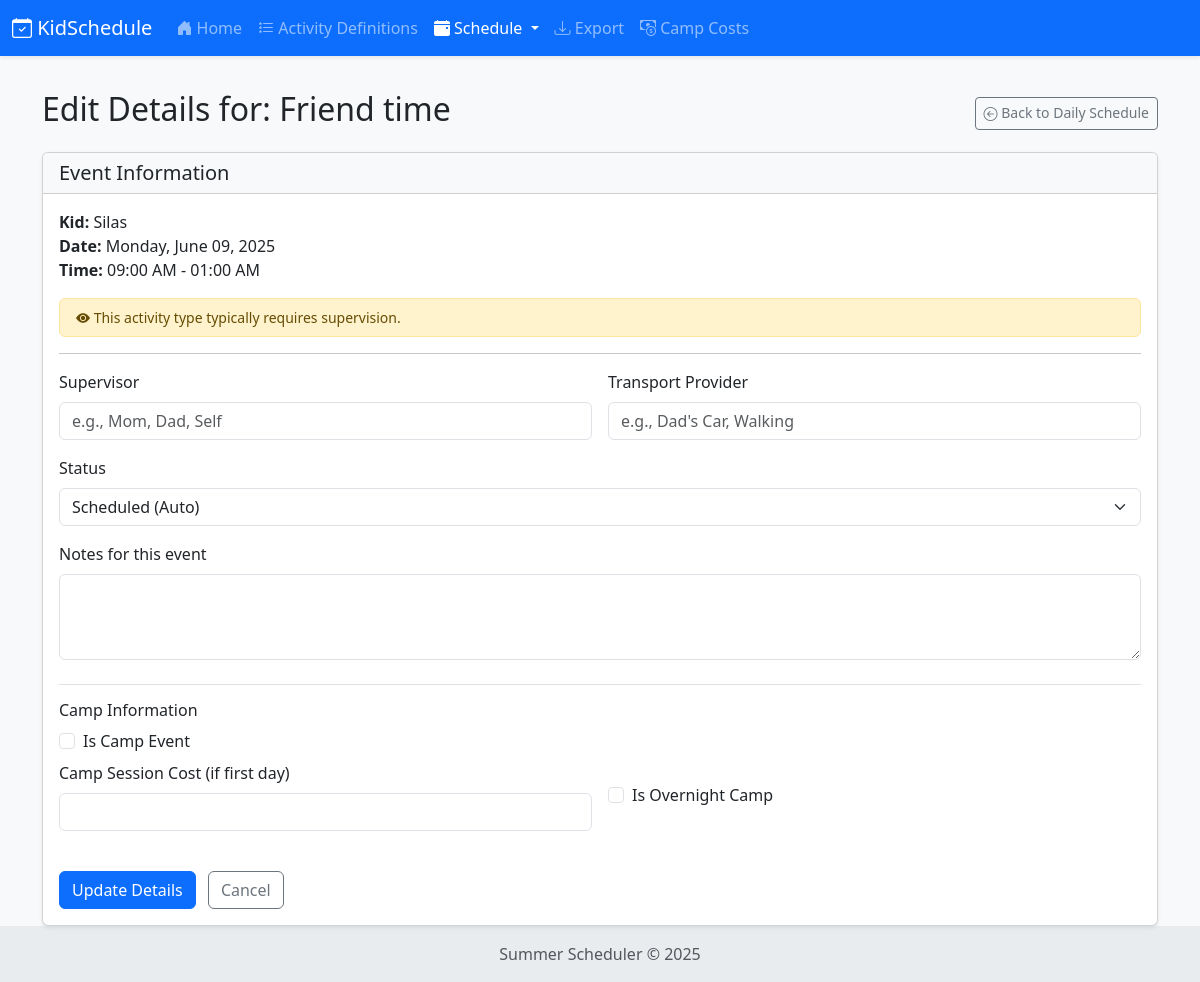
Page /schedule/event/123/edit_details on the committed database.
### app/models.py (models this page shows, shortened)
class Activity(db.Model):
    id = db.Column(db.Integer, primary_key=True)
    name = db.Column(db.String(100), nullable=False, unique=True)
    description = db.Column(db.Text, nullable=True)
    duration_minutes = db.Column(db.Integer, nullable=False, default=60) # Duration in minutes
    requires_supervision = db.Column(db.Boolean, default=False)
    requires_another_person = db.Column(db.Boolean, default=False)
    can_do_alone = db.Column(db.Boolean, default=True)
    requires_transportation = db.Column(db.Boolean, default=False)
    is_camp_activity = db.Column(db.Boolean, default=False, index=True)
    default_camp_cost = db.Column(db.Float, nullable=True)
    default_is_overnight = db.Column(db.Boolean, default=False)
    default_camp_start_time = db.Column(db.Time, nullable=True) # Optional: if camps have a typical start time
    default_camp_end_time = db.Column(db.Time, nullable=True)   # Optional: if camps have a typical end time for a day
    kids_assigned = db.relationship('Kid', secondary=activity_kid_association,
                                    lazy='subquery', # or 'dynamic'
                                    backref=db.backref('activities', lazy='dynamic'))
    scheduled_events = db.relationship('ScheduledEvent', backref='activity_details', lazy='dynamic', cascade="all, delete-orphan")

class Kid(db.Model):
    id = db.Column(db.Integer, primary_key=True)
    name = db.Column(db.String(50), unique=True, nullable=False)
    age = db.Column(db.Integer, nullable=False)
    scheduled_events = db.relationship('ScheduledEvent', backref='kid', lazy='dynamic', cascade="all, delete-orphan")

class ScheduledEvent(db.Model):
    id = db.Column(db.Integer, primary_key=True)
    kid_id = db.Column(db.Integer, db.ForeignKey('kid.id'), nullable=False)
    activity_id = db.Column(db.Integer, db.ForeignKey('activity.id'), nullable=False)
    date = db.Column(db.Date, nullable=False)
    start_time = db.Column(db.Time, nullable=False)
    end_time = db.Column(db.Time, nullable=False) # Calculated or set
    status = db.Column(db.String(50), default='Scheduled') # e.g., 'Scheduled', 'Confirmed', 'Pending Confirmation'
    supervisor_assigned = db.Column(db.String(100), nullable=True)
    transport_provider = db.Column(db.String(100), nullable=True)
    notes = db.Column(db.Text, nullable=True)
    linked_event_id = db.Column(db.Integer, db.ForeignKey('scheduled_event.id'), nullable=True)
    linked_event_pair = db.relationship("ScheduledEvent", remote_side=[id], uselist=False, post_update=True)
    is_camp = db.Column(db.Boolean, default=False, index=True)
    cost = db.Column(db.Float, nullable=True) # Store cost here
    is_overnight_camp = db.Column(db.Boolean, default=False)
    camp_session_identifier = db.Column(db.String(100), nullable=True, index=True)
    camp_session_end_date = db.Column(db.Date, nullable=True)

### app/routes/schedule_routes.py (the view, shortened to what this page needs)
@bp.route('/event/<int:event_id>/edit_details', methods=['GET', 'POST'])
def edit_scheduled_event_details(event_id):
    event = ScheduledEvent.query.get_or_404(event_id); form = EditScheduledEventDetailsForm(obj=event)
    f_day_camp_date=None; dis_cost=False; cost_title=""
    if event.is_camp and event.camp_session_identifier:
        f_day_camp_date = get_camp_session_start_date(event)
        if event.date != f_day_camp_date: dis_cost=True; cost_title='Cost managed on first day.'
    if request.method == 'GET': # Apply render_kw for GET
        if event.is_camp:
            if not hasattr(form.is_camp, 'render_kw') or form.is_camp.render_kw is None: form.is_camp.render_kw = {}
            form.is_camp.render_kw['disabled']=True
        if dis_cost:
            if not hasattr(form.cost, 'render_kw') or form.cost.render_kw is None: form.cost.render_kw = {}
            form.cost.render_kw={'disabled':True, 'title':cost_title}
    return render_template('schedule/edit_event_details.html', form=form, event=event)

### app/forms.py
class EditScheduledEventDetailsForm(FlaskForm):
    supervisor_assigned = StringField('Supervisor', validators=[Optional(), Length(max=100)])
    transport_provider = StringField('Transport Provider', validators=[Optional(), Length(max=100)])
    notes = TextAreaField('Notes for this event', validators=[Optional(), Length(max=500)])
    status = SelectField('Status', choices=[ ('Scheduled', 'Scheduled'), ('Confirmed', 'Confirmed'), ('Pending Confirmation', 'Pending Confirmation'), ('Scheduled (Camp)', 'Scheduled (Camp)'), ('Scheduled (Auto)', 'Scheduled (Auto)'), ('Scheduled (Batch)', 'Scheduled (Batch)'), ('Needs Partner', 'Needs Partner'), ('Needs Partner (Modal Add)', 'Needs Partner (Modal Add)'), ('Cancelled', 'Cancelled'), ('Declined', 'Declined')], validators=[Optional()])
    is_camp = BooleanField('Is Camp Event')
    cost = FloatField('Camp Session Cost (if first day)', validators=[Optional(), NumberRange(min=0)])
    is_overnight_camp = BooleanField('Is Overnight Camp')
    submit_edit_details = SubmitField('Update Details')

### app/templates/schedule/edit_event_details.html (shortened to what this page needs)
{% extends "layout.html" %}
{% block content %}
<div class="d-flex justify-content-between align-items-center mb-3">
    <h2>Edit Details for: <span class="fw-normal">{{ event.activity_details.name }}</span></h2>
    <a href="{{ url_for('schedule.view_day_schedule', date=event.date.strftime('%Y-%m-%d'), kid_id=event.kid_id) }}" class="btn btn-outline-secondary btn-sm">
        <i class="bi bi-arrow-left-circle"></i> Back to Daily Schedule
    </a>
</div>
<div class="card shadow-sm">
    <div class="card-header bg-light">
        <h5 class="mb-0">Event Information</h5>
    </div>
    <div class="card-body">
        <p class="card-text">
            <strong>Kid:</strong> {{ event.kid.name }}<br>
            <strong>Date:</strong> {{ event.date.strftime('%A, %B %d, %Y') }}<br>
            <strong>Time:</strong> {{ event.start_time.strftime('%I:%M %p') }} - {{ event.end_time.strftime('%I:%M %p') }}
        </p>
        {% if event.activity_details.requires_supervision and not event.supervisor_assigned %}
        <div class="alert alert-warning py-2 px-3 small" role="alert">
            <i class="bi bi-eye-fill"></i> This activity type typically requires supervision.
        </div>
        {% endif %}
        <hr class="my-3">
        <form method="POST" action="">
            <div class="row g-3">
                <div class="col-md-6 mb-3">
                    {{ form.supervisor_assigned.label(class="form-label") }}
                    {{ form.supervisor_assigned(class="form-control" + (" is-invalid" if form.supervisor_assigned.errors else ""), placeholder="e.g., Mom, Dad, Self") }}
                </div>
                <div class="col-md-6 mb-3">
                    {{ form.transport_provider.label(class="form-label") }}
                    {{ form.transport_provider(class="form-control" + (" is-invalid" if form.transport_provider.errors else ""), placeholder="e.g., Dad's Car, Walking") }}
                </div>
            </div>
            <div class="mb-3">
                {{ form.status.label(class="form-label") }}
                {{ form.status(class="form-select" + (" is-invalid" if form.status.errors else "")) }}
            </div>
            <div class="mb-3">
                {{ form.notes.label(class="form-label") }}
                {{ form.notes(class="form-control" + (" is-invalid" if form.notes.errors else ""), rows="3") }}
            </div>
            {% if event.is_camp or True %}
            <fieldset class="mt-4 pt-3 border-top">
                <legend class="h6">Camp Information</legend>
                <div class="form-check mb-2">
                    {{ form.is_camp(class="form-check-input", **form.is_camp.render_kw or {}) }}
                    {{ form.is_camp.label(class="form-check-label") }}
                </div>
                <div class="row g-3">
                    <div class="col-md-6 mb-3">
                        {{ form.cost.label(class="form-label") }}
                        {{ form.cost(class="form-control" + (" is-invalid" if form.cost.errors else ""), **form.cost.render_kw or {}) }}
                    </div>
                    <div class="col-md-6 mb-3 align-self-center">
                        <div class="form-check">
                            {{ form.is_overnight_camp(class="form-check-input") }}
                            {{ form.is_overnight_camp.label(class="form-check-label") }}
                        </div>
                    </div>
                </div>
            </fieldset>
            {% endif %}
            <div class="mt-4">
                {{ form.submit_edit_details(class="btn btn-primary") }}
                <a href="{{ url_for('schedule.view_day_schedule', date=event.date.strftime('%Y-%m-%d'), kid_id=event.kid_id) }}" class="btn btn-outline-secondary ms-2">Cancel</a>
            </div>
        </form>
    </div>
</div>
{% endblock %}

### app/templates/layout.html (style rules this page uses)
body { padding-top: 70px; background-color: #f8f9fa; min-height: 100vh; display: flex; flex-direction: column; }
.btn-sm i { vertical-align: -0.125em; }

### rows in the picture
Activity: activity_details.name "Friend time"
Kid: kid.name "Silas"
ScheduledEvent: date "Monday, June 09, 2025", start_time "09:00 AM", end_time "01:00 AM", status "Scheduled (Auto)"
